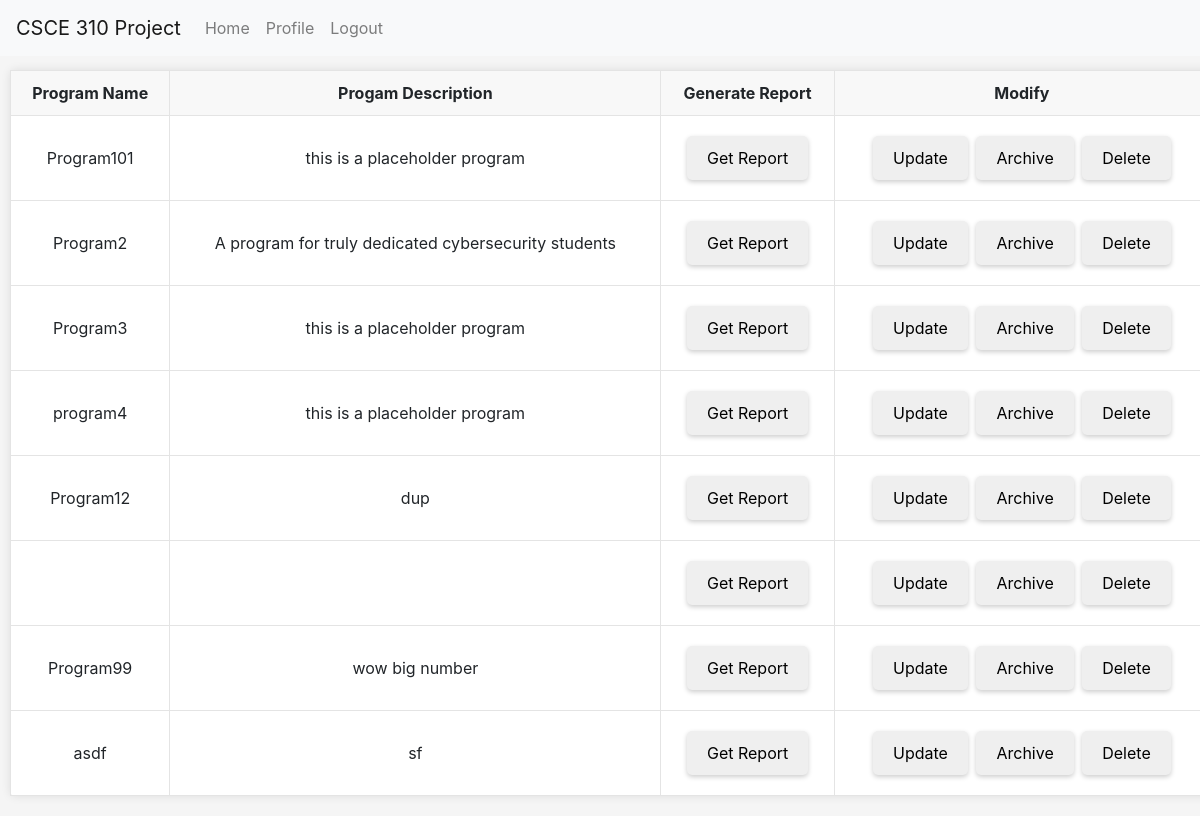
/admin/view_programs (signed in), run on the app's committed database.
### tables this page shows
CREATE TABLE Programs (
                    program_num INTEGER PRIMARY KEY AUTOINCREMENT,
                    name TEXT,
                    description TEXT,
                    archived INTEGER
                    );

### routes/admin.py (the view)
@admin_bp.route('/view_programs', methods=['GET'])
@login_required
def view_all_programs():
    conn = get_db_connection()
    programs = get_all_programs(conn)
    conn.close()
    return render_template("admin/admin_view_programs.html", programs=programs)

### app.py (called while the page is built)
@login_manager.user_loader
def load_user(UIN):
    return User(UIN)

### db.py (called while the page is built)
def get_db_connection():
    conn = sqlite3.connect('database.db')
    conn.row_factory = sqlite3.Row
    return conn

### util/Programs.py (called while the page is built)
def get_all_programs(conn):
  return conn.execute('SELECT * FROM Programs').fetchall()

### templates/admin/admin_view_programs.html (shortened to what this page needs)
<!DOCTYPE html>
<html lang="en">
<head>
  <link rel="stylesheet" href="https://stackpath.bootstrapcdn.com/bootstrap/4.3.1/css/bootstrap.min.css">
  <link rel="stylesheet" href="../static/general.css">
  <link rel="stylesheet" href="../static/admin_home.css">
</head>
<body>
    <nav class="navbar navbar-expand-lg navbar-light bg-light fixed-top">
      <a class="navbar-brand" href="#">CSCE 310 Project</a>
      <div class="collapse navbar-collapse" id="navbarNav">
          <ul class="navbar-nav">
              <li class="nav-item">
                  <a class="nav-link" href="/home">Home</a>
              </li>
              <li class="nav-item">
                  <a class="nav-link" href="/profile">Profile</a>
              </li>
              <li class="nav-item">
                  <a class="nav-link" href="/logout">Logout</a>
              </li>
          </ul>
      </div>
  </nav>
  <table>
    <tr>
      <th>Program Name</th>
      <th>Progam Description</th>
      <th>Generate Report</th>
      <th>Modify</th>
    </tr>
    {% for program in programs %}
    <tr>
      <td>{{ program.name }}</td>
      <td>{{ program.description }}</td>
      <td>
        <button>Get Report</button>
      </td>
      <td>
        <a href="/admin/update_program/{{program.program_num}}">
          <button>Update</button>
        </a>
        {% if program.archived %}
          <button onclick="archiveProgram({{program.program_num}}, 0)">Unarchive</button>
        {% else %}
          <button onclick="archiveProgram({{program.program_num}}, 1)">Archive</button>
        {% endif %}
        <button onclick="deleteProgram({{program.program_num}})">Delete</button>
      </td>
    </tr>
    {% endfor %}
  </table>
</body>
</html>

### static/general.css (style rules this page uses)
table { border-collapse: collapse; margin: 10px; }
table, th, td { border: 1px solid #e4e4e4; }
th, td { padding: 10px; text-align: left; }
th { background-color: #f8f8f8; }

### static/admin_home.css (style rules this page uses)
body { background-color: #f5f5f5; padding-top: 60px; }
table { box-shadow: 0 0 10px rgba(0,0,0,0.1); background: #fff; border-radius: 5px; width: 100%; margin-bottom: 20px; }
table th, table td { text-align: center; vertical-align: middle; }
button, .btn-custom { border: none; padding: 10px 20px; margin: 10px 2px; border-radius: 5px; box-shadow: 0 2px 5px rgba(0,0,0,0.2); }

### data on the page
Programs: name "Program101", description "this is a placeholder program"
Programs: name "Program2", description "A program for truly dedicated cybersecurity students"
Programs: name "Program3", description "this is a placeholder program"
Programs: name "program4", description "this is a placeholder program"
Programs: name "Program12", description "dup"
Programs: name "Program99", description "wow big number"
Programs: name "asdf", description "sf"
